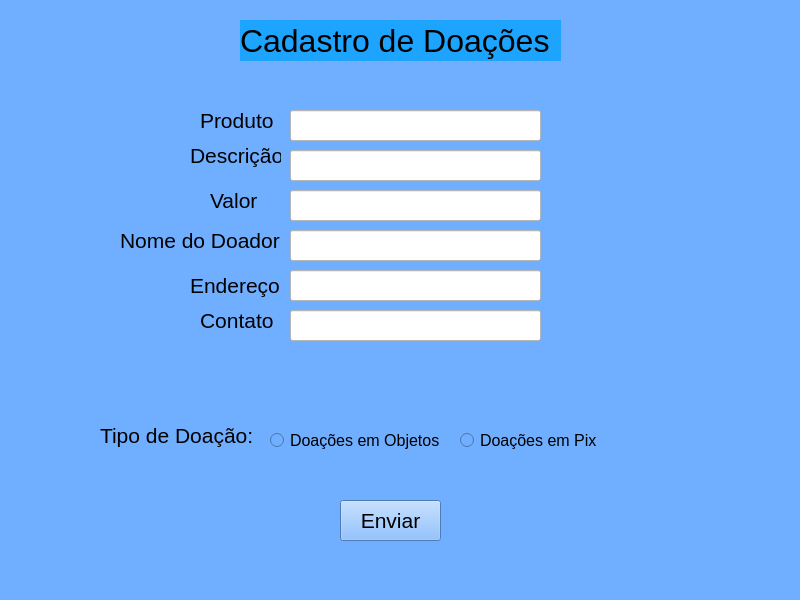
<?xml version="1.0" encoding="UTF-8"?>
<ui version="4.0">
 <class>MainWindow</class>
 <widget class="QMainWindow" name="MainWindow">
  <property name="geometry">
   <rect>
    <x>0</x>
    <y>0</y>
    <width>800</width>
    <height>600</height>
   </rect>
  </property>
  <property name="windowTitle">
   <string>MainWindow</string>
  </property>
  <property name="styleSheet">
   <string notr="true">background-color: rgb(112, 174, 255);</string>
  </property>
  <widget class="QWidget" name="centralwidget">
   <widget class="QRadioButton" name="radioButton_2">
    <property name="geometry">
     <rect>
      <x>270</x>
      <y>430</y>
      <width>181</width>
      <height>21</height>
     </rect>
    </property>
    <property name="font">
     <font>
      <pointsize>12</pointsize>
     </font>
    </property>
    <property name="text">
     <string>Doações em Objetos</string>
    </property>
   </widget>
   <widget class="QRadioButton" name="radioButton_3">
    <property name="geometry">
     <rect>
      <x>460</x>
      <y>430</y>
      <width>181</width>
      <height>21</height>
     </rect>
    </property>
    <property name="font">
     <font>
      <pointsize>12</pointsize>
     </font>
    </property>
    <property name="text">
     <string>Doações em Pix</string>
    </property>
   </widget>
   <widget class="QLabel" name="label">
    <property name="geometry">
     <rect>
      <x>240</x>
      <y>20</y>
      <width>321</width>
      <height>41</height>
     </rect>
    </property>
    <property name="font">
     <font>
      <pointsize>24</pointsize>
     </font>
    </property>
    <property name="styleSheet">
     <string notr="true">background-color: rgb(28, 164, 255);</string>
    </property>
    <property name="text">
     <string>Cadastro de Doações</string>
    </property>
   </widget>
   <widget class="QLabel" name="label_2">
    <property name="geometry">
     <rect>
      <x>200</x>
      <y>100</y>
      <width>81</width>
      <height>41</height>
     </rect>
    </property>
    <property name="font">
     <font>
      <pointsize>16</pointsize>
     </font>
    </property>
    <property name="text">
     <string>Produto</string>
    </property>
   </widget>
   <widget class="QLabel" name="label_3">
    <property name="geometry">
     <rect>
      <x>190</x>
      <y>140</y>
      <width>91</width>
      <height>31</height>
     </rect>
    </property>
    <property name="font">
     <font>
      <pointsize>16</pointsize>
     </font>
    </property>
    <property name="text">
     <string>Descrição</string>
    </property>
   </widget>
   <widget class="QLabel" name="label_4">
    <property name="geometry">
     <rect>
      <x>210</x>
      <y>190</y>
      <width>61</width>
      <height>21</height>
     </rect>
    </property>
    <property name="font">
     <font>
      <pointsize>16</pointsize>
     </font>
    </property>
    <property name="text">
     <string>Valor</string>
    </property>
   </widget>
   <widget class="QLineEdit" name="lineEdit">
    <property name="geometry">
     <rect>
      <x>290</x>
      <y>110</y>
      <width>251</width>
      <height>31</height>
     </rect>
    </property>
    <property name="styleSheet">
     <string notr="true">background-color: rgb(255, 255, 255);</string>
    </property>
   </widget>
   <widget class="QLineEdit" name="lineEdit_2">
    <property name="geometry">
     <rect>
      <x>290</x>
      <y>150</y>
      <width>251</width>
      <height>31</height>
     </rect>
    </property>
    <property name="styleSheet">
     <string notr="true">background-color: rgb(255, 255, 255);</string>
    </property>
   </widget>
   <widget class="QLineEdit" name="lineEdit_3">
    <property name="geometry">
     <rect>
      <x>290</x>
      <y>190</y>
      <width>251</width>
      <height>31</height>
     </rect>
    </property>
    <property name="styleSheet">
     <string notr="true">background-color: rgb(255, 255, 255);</string>
    </property>
   </widget>
   <widget class="QLabel" name="label_5">
    <property name="geometry">
     <rect>
      <x>100</x>
      <y>420</y>
      <width>161</width>
      <height>31</height>
     </rect>
    </property>
    <property name="font">
     <font>
      <pointsize>16</pointsize>
     </font>
    </property>
    <property name="text">
     <string>Tipo de Doação:</string>
    </property>
   </widget>
   <widget class="QPushButton" name="pushButton">
    <property name="geometry">
     <rect>
      <x>340</x>
      <y>500</y>
      <width>101</width>
      <height>41</height>
     </rect>
    </property>
    <property name="font">
     <font>
      <pointsize>16</pointsize>
     </font>
    </property>
    <property name="text">
     <string>Enviar</string>
    </property>
   </widget>
   <widget class="QLabel" name="label_6">
    <property name="geometry">
     <rect>
      <x>120</x>
      <y>230</y>
      <width>161</width>
      <height>21</height>
     </rect>
    </property>
    <property name="font">
     <font>
      <pointsize>16</pointsize>
     </font>
    </property>
    <property name="text">
     <string>Nome do Doador</string>
    </property>
   </widget>
   <widget class="QLabel" name="label_7">
    <property name="geometry">
     <rect>
      <x>190</x>
      <y>270</y>
      <width>91</width>
      <height>31</height>
     </rect>
    </property>
    <property name="font">
     <font>
      <pointsize>16</pointsize>
     </font>
    </property>
    <property name="text">
     <string>Endereço</string>
    </property>
   </widget>
   <widget class="QLineEdit" name="lineEdit_4">
    <property name="geometry">
     <rect>
      <x>290</x>
      <y>230</y>
      <width>251</width>
      <height>31</height>
     </rect>
    </property>
    <property name="styleSheet">
     <string notr="true">background-color: rgb(255, 255, 255);</string>
    </property>
   </widget>
   <widget class="QLineEdit" name="lineEdit_5">
    <property name="geometry">
     <rect>
      <x>290</x>
      <y>270</y>
      <width>251</width>
      <height>31</height>
     </rect>
    </property>
    <property name="styleSheet">
     <string notr="true">background-color: rgb(255, 255, 255);</string>
    </property>
   </widget>
   <widget class="QLabel" name="label_8">
    <property name="geometry">
     <rect>
      <x>200</x>
      <y>310</y>
      <width>81</width>
      <height>21</height>
     </rect>
    </property>
    <property name="font">
     <font>
      <pointsize>16</pointsize>
     </font>
    </property>
    <property name="text">
     <string>Contato</string>
    </property>
   </widget>
   <widget class="QLineEdit" name="lineEdit_6">
    <property name="geometry">
     <rect>
      <x>290</x>
      <y>310</y>
      <width>251</width>
      <height>31</height>
     </rect>
    </property>
    <property name="styleSheet">
     <string notr="true">background-color: rgb(255, 255, 255);</string>
    </property>
   </widget>
  </widget>
  <widget class="QMenuBar" name="menubar">
   <property name="geometry">
    <rect>
     <x>0</x>
     <y>0</y>
     <width>800</width>
     <height>21</height>
    </rect>
   </property>
  </widget>
  <widget class="QStatusBar" name="statusbar"/>
 </widget>
 <resources/>
 <connections/>
</ui>
